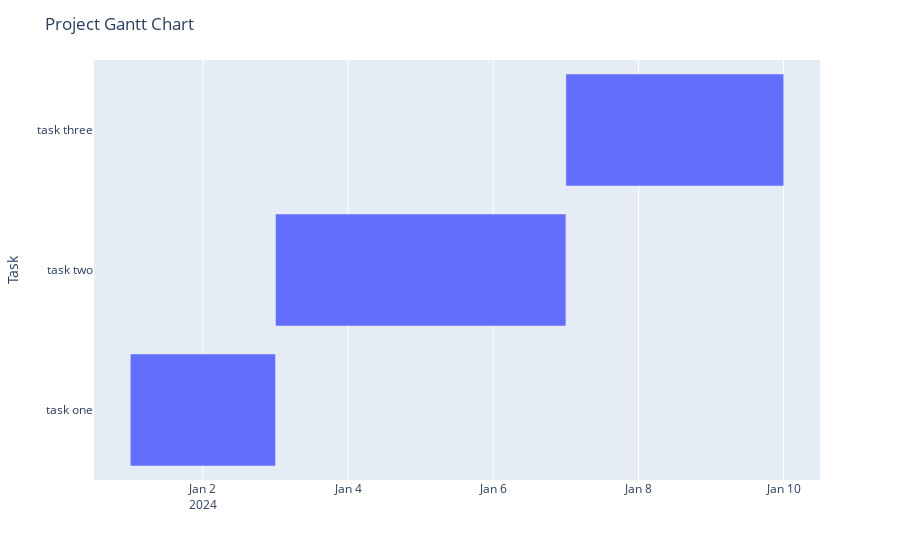

Here is the notebook cell this chart was saved with:
### Code cell
import openpyxl
import plotly.express as px

# Load Excel data
workbook = openpyxl.load_workbook('project_data.xlsx')
worksheet = workbook.active

# Extract data
tasks = []
start_dates = []
end_dates = []
for row in worksheet.iter_rows(min_row=2, values_only=True):
    tasks.append(row[0])
    start_dates.append(row[1])
    end_dates.append(row[2])

# Create Gantt chart using Plotly
fig = px.timeline(
    dict(Task=tasks, Start=start_dates, Finish=end_dates),
    x_start="Start",
    x_end="Finish",
    y="Task"
)
fig.update_layout(title_text="Project Gantt Chart")
fig.show()  # Display the chart

### Figure 1 — Plotly figure (JSON) as saved in the notebook; plotly's stock layout.template omitted (floating-point values rounded to 4 significant figures)
{"data": [{"alignmentgroup": "True", "base": ["2024-01-01T00:00:00", "2024-01-03T00:00:00", "2024-01-07T00:00:00"], "hovertemplate": "Start=%{base}<br>Finish=%{x}<br>Task=%{y}<extra></extra>", "legendgroup": "", "marker": {"color": "#636efa", "pattern": {"shape": ""}}, "name": "", "offsetgroup": "", "orientation": "h", "showlegend": false, "textposition": "auto", "type": "bar", "x": [172800000, 345600000, 259200000], "xaxis": "x", "y": ["task one", "task two", "task three"], "yaxis": "y"}], "layout": {"barmode": "overlay", "legend": {"tracegroupgap": 0}, "margin": {"t": 60}, "title": {"text": "Project Gantt Chart"}, "xaxis": {"anchor": "y", "domain": [0, 1], "type": "date"}, "yaxis": {"anchor": "x", "domain": [0, 1], "title": {"text": "Task"}}}}
